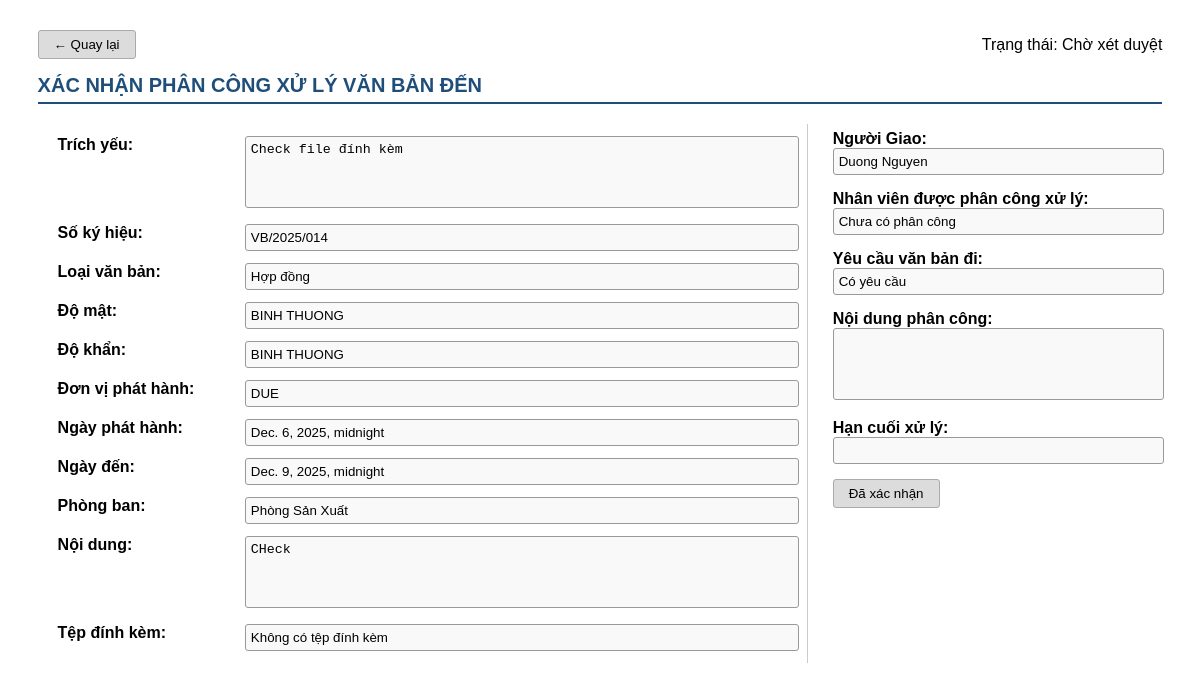
The page /vanbanden/xacnhan/14/ (signed in) on the database as committed earlier.
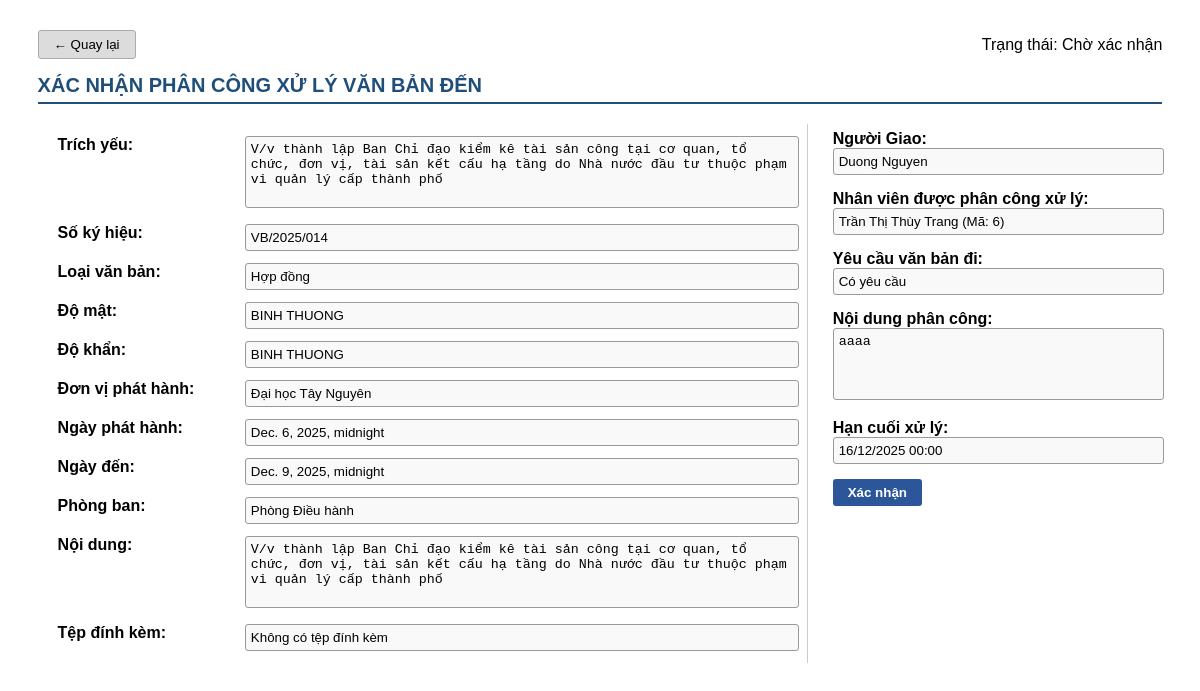
The same page on the database as committed later.
### QLVB/models.py (models this page shows, shortened)
class VanBanDen(models.Model):
    SoHieu = models.CharField("Số hiệu", max_length=100)
    TrichYeu = models.CharField("Trích yếu", max_length=250)
    LoaiVBDen = models.CharField("Loại văn bản", max_length=100)
    DonViPhatHanh = models.CharField("Đơn vị phát hành", max_length=250)
    NgayBanHanh = models.DateTimeField("Ngày ban hành", null=True, blank=True)
    NgayDen = models.DateTimeField("Ngày đến", null=True, blank=True)
    NoiDung = models.CharField("Nội dung tóm tắt", max_length=500, null=True, blank=True)
    DoKhan = models.CharField(max_length=20, choices=DOKHAN_CHOICES, default='BINH THUONG')
    DoMat = models.CharField(max_length=20, choices=DOMAT_CHOICES, default='BINH THUONG')
    TrangThai = models.CharField("Trạng thái", max_length=50, null=True, blank=True, default='Chờ xét duyệt')
    FileDinhKem = models.FileField(upload_to='vanbanden/', blank=True, null=True)
    MaNhanVien = models.ForeignKey(settings.AUTH_USER_MODEL, on_delete=models.CASCADE,verbose_name="Người tiếp nhận")
    MaPhongBan = models.ForeignKey(PhongBan, on_delete=models.CASCADE,verbose_name="Phòng ban")
    NgayTao = models.DateTimeField(auto_now_add=True)
    YeuCauVBDi = models.IntegerField(choices=[(0, 'Không yêu cầu'), (1, 'Có yêu cầu')], default=0)
    NguoiNhanTrinhKy = models.ForeignKey(
        settings.AUTH_USER_MODEL,
        on_delete=models.CASCADE,
        null=True,
        blank=True,
        related_name='vanbanden_trinhky',
        verbose_name='Người Nhận Trình Ký'
    )
    class Meta:
        verbose_name = "Văn bản đến"
        verbose_name_plural = "Văn bản đến"
        permissions = [
            ("tao_vanbanden", "Tạo văn bản đến"),
            ("sua_vanbanden", "Sửa văn bản đến"),
            ("xemchitiet_vanbanden", "Xem chi tiết văn bản đến"),
            ("xemdanhsach_vanbanden", "Xem danh sách văn bản đến"),
            ("phancong_vanbanden", "Phân công nhân viên (văn bản đến)"),
            ("xetduyet_vanbanden", "Xét duyệt văn bản đến"),
            ("capnhat_trangthai_cv_vbden", "Cập nhật trạng thái công việc"),
            ("xem_nhatky_vanbanden", "Xem nhật ký hoạt động văn bản đến"),
        ]

class PhongBan(models.Model):
    TenPhongBan = models.CharField(max_length=100, unique=True)
    Email = models.EmailField(unique=True)
    class Meta:
        verbose_name = "Phòng ban"
        verbose_name_plural = "Phòng ban"

class PhanCongCongViec(models.Model):
   TieuDe = models.CharField("Tiêu đề", max_length=100)
   MoTa = models.TextField("Mô tả", max_length=500)
   NgayTao = models.DateTimeField(auto_now_add=True)
   HanChot = models.DateTimeField("Hạn chót")
   NguoiGiao = models.ForeignKey(settings.AUTH_USER_MODEL, on_delete=models.CASCADE, related_name='cv_giao', verbose_name="Người giao")
   NguoiNhan = models.ForeignKey(settings.AUTH_USER_MODEL, on_delete=models.CASCADE, related_name='cv_nhan', verbose_name="Người nhận")
   VanBanDen = models.ForeignKey(VanBanDen, on_delete=models.CASCADE, null=True, blank=True)
   VanBanDi = models.ForeignKey(VanBanDi, on_delete=models.CASCADE, null=True, blank=True)
   TrangThai = models.CharField(
       max_length=50,
       choices=TrangThaiCongViec.choices,
       default=TrangThaiCongViec.CHO_XET_DUYET
   )
   class TrangThai(models.TextChoices):
       CHO_XET_DUYET = "Chờ xét duyệt", "CHỜ XÉT DUYỆT"
       BI_TU_CHOI = "Bị từ chối", "BỊ TỪ CHỐI"
       CHO_PHAN_CONG = "Chờ phân công", "CHỜ PHÂN CÔNG"
       CHO_XAC_NHAN = "Chờ xác nhận", "CHỜ XÁC NHẬN"
       DANG_XU_LY = "Đang xử lý", "ĐANG XỬ LÝ"
       HOAN_THANH = "Hoàn thành", "HOÀN THÀNH"
       CHO_BAN_HANH = "Chờ ban hành", "CHỜ BAN HÀN"
       DA_BAN_HANH = "Đã ban hành", "ĐÃ BAN HÀNH"
   TrangThai = models.CharField(max_length=50, choices=TrangThai.choices, default=TrangThai.CHO_XET_DUYET)

### accounts/models.py (models this page shows, shortened)
class User(AbstractUser):
    ho_ten = models.CharField("Họ tên", max_length=100, blank=True, null=True)
    sdt = models.CharField("Số điện thoại", max_length=15, blank=True, null=True)
    email = models.EmailField("Email", unique=True, blank=True, default='')
    VAITRO_CHOICES = [
        ('NV', 'Nhân Viên'), ('QL', 'Quản Lý'),
        ('VT', 'Văn Thư'), ('TP', 'Trưởng Phòng'),
    ]
    vai_tro = models.CharField("Vai trò", max_length=2, choices=VAITRO_CHOICES, blank=True, null=True)
    ma_phong_ban = models.ForeignKey(
        'QLVB.PhongBan',  # ← Đổi thành chuỗi 'app_label.ModelName'
        on_delete=models.SET_NULL,
        null=True,
        blank=True,
        related_name='nhan_viens',
        verbose_name="Phòng ban"
    )
    class Meta:
        verbose_name = "Nhân viên"
        verbose_name_plural = "Nhân viên"  # đã bỏ dấu chấm thừa

### QLVB/views.py (the view, shortened to what this page needs)
# urls.py: path('vanbanden/xacnhan/<int:vb_id>/', views.xac_nhan_phan_cong_vbden, name='xac_nhan_phan_cong_vbden'),
@login_required
@permission_required('QLVB.capnhat_trangthai_cv_vbden', raise_exception=True)
def xac_nhan_phan_cong_vbden(request, vb_id):
    vb = get_object_or_404(VanBanDen, id=vb_id)
    nhanvien = request.user
    phan_cong = PhanCongCongViec.objects.filter(
        VanBanDen=vb,
        NguoiNhan=nhanvien
    ).order_by("-NgayTao").first()
    context = {
        "vb": vb,
        "nhanvien": nhanvien,
        "phan_cong": phan_cong,
    }
    return render(
        request,
        "vanbanden/xacnhan_phancong_vbden.html",
        context
    )

### QLVB/views.py (called while the page is built)
def global_notifications(request):
    now = timezone.now()
    start_of_week = now - timedelta(days=now.weekday())
    today_notifications = ThongBao.objects.filter(NgayTao__date=now.date())
    week_notifications = ThongBao.objects.filter(NgayTao__gte=start_of_week, NgayTao__lt=now.date())
    old_notifications = ThongBao.objects.filter(NgayTao__lt=start_of_week)
    notification_count = ThongBao.objects.count()
    return {
        'today_notifications': today_notifications,
        'week_notifications': week_notifications,
        'old_notifications': old_notifications,
        'notification_count': notification_count
    }

### QLVB/templates/vanbanden/xacnhan_phancong_vbden.html (shortened to what this page needs)
{% extends "base_toast.html" %}
{% load static %}
{% block content %}
<div class="container">
    <div class="header-buttons">
        <div>
            <button class="btn-gray" onclick="window.location.href='{% url 'danh_sach_van_ban_den' %}'">
                ← Quay lại
            </button>
        </div>
        <div>Trạng thái: {{ vb.TrangThai }}</div>
    </div>
    <div class="title">XÁC NHẬN PHÂN CÔNG XỬ LÝ VĂN BẢN ĐẾN</div>
    <form method="post">
        <table style="width:100%;">
            <tr>
                <td style="width: 65%; vertical-align: top;">
                    <table style="width:100%;">
                        <tr>
                            <td style="width:25%;"><label>Trích yếu:</label></td>
                            <td><textarea readonly>{{ vb.TrichYeu }}</textarea></td>
                        </tr>
                        <tr>
                            <td><label>Số ký hiệu:</label></td>
                            <td><input type="text" readonly value="{{ vb.SoHieu }}"></td>
                        </tr>
                        <tr>
                            <td><label>Loại văn bản:</label></td>
                            <td><input type="text" readonly value="{{ vb.LoaiVBDen }}"></td>
                        </tr>
                        <tr>
                            <td><label>Độ mật:</label></td>
                            <td><input type="text" readonly value="{{ vb.DoMat }}"></td>
                        </tr>
                        <tr>
                            <td><label>Độ khẩn:</label></td>
                            <td><input type="text" readonly value="{{ vb.DoKhan }}"></td>
                        </tr>
                        <tr>
                            <td><label>Đơn vị phát hành:</label></td>
                            <td><input type="text" readonly value="{{ vb.DonViPhatHanh }}"></td>
                        </tr>
                        <tr>
                            <td><label>Ngày phát hành:</label></td>
                            <td><input type="text" readonly value="{{ vb.NgayBanHanh }}"></td>
                        </tr>
                        <tr>
                            <td><label>Ngày đến:</label></td>
                            <td><input type="text" readonly value="{{ vb.NgayDen }}"></td>
                        </tr>
                        <tr>
                            <td><label>Phòng ban:</label></td>
                            <td><input type="text" readonly value="{{ vb.MaPhongBan.TenPhongBan }}"></td>
                        </tr>
                        <tr>
                            <td><label>Nội dung:</label></td>
                            <td><textarea readonly>{{ vb.NoiDung }}</textarea></td>
                        </tr>
                        <tr>
                            <td><label>Tệp đính kèm:</label></td>
                            <td>
                                {% if vb.TepDinhKem %}
                                <a href="{{ vb.TepDinhKem.url }}" target="_blank">{{ vb.TepDinhKem.name }}</a>
                                {% else %}
                                <input type="text" readonly value="Không có tệp đính kèm">
                                {% endif %}
                            </td>
                        </tr>
                    </table>
                </td>
                <td class="right-panel">
                    {% if vb.NguoiNhanTrinhKy %}
                    <div class="info-box">
                        <label>Người Giao:</label>
                        <input type="text" readonly value="{{ vb.NguoiNhanTrinhKy.ho_ten }}">
                    </div>
                    {% else %}
                    <div class="info-box">
                        <label>Người Giao:</label>
                        <input type="text" readonly value="None">
                    </div>
                    {% endif %}
                    {% if phan_cong %}
                    <div class="info-box">
                        <label>Nhân viên được phân công xử lý:</label>
                        <input type="text" readonly
                               value="{{ phan_cong.NguoiNhan.ho_ten|default:phan_cong.NguoiNhan.username }} (Mã: {{ phan_cong.NguoiNhan.id }})">
                    </div>
                    {% else %}
                    <div class="info-box">
                        <label>Nhân viên được phân công xử lý:</label>
                        <input type="text" readonly value="Chưa có phân công">
                    </div>
                    {% endif %}
                    <div class="info-box">
                        <label>Yêu cầu văn bản đi:</label>
                        <input type="text" readonly value="{{ vb.get_YeuCauVBDi_display }}">
                    </div>
                    <div class="info-box">
                        <label>Nội dung phân công:</label>
                        <textarea readonly>{{ phan_cong.MoTa }}</textarea>
                    </div>
                    <div class="info-box">
                        <label>Hạn cuối xử lý:</label>
                        <input type="text" readonly value="{{ phan_cong.HanChot|date:'d/m/Y H:i' }}">
                    </div>
                    {% if phan_cong and phan_cong.TrangThai == "Chờ xác nhận" %}
                        <button type="submit" name="action" value="confirm" class="btn-blue">
                            Xác nhận
                        </button>
                        {% else %}
                        <button class="btn-gray" disabled>
                            Đã xác nhận
                        </button>
                    {% endif %}
                </td>
            </tr>
        </table>
    </form>
</div>
{% endblock %}

### templates/base_toast.html (shortened to what this page needs)
<!DOCTYPE html>
<html lang="vi">
    <head>
</head>
    <body>
        {% block content %}{% endblock %}
    </body>
</html>

### QLVB/templates/vanbanden/xacnhan_phancong_vbden.html (style rules this page uses)
.container { margin: 30px auto; width: 95%; font-family: Arial, sans-serif; }
.btn-blue { background-color: #2b579a; color: #fff; border: none; padding: 6px 15px; border-radius: 3px; font-weight: bold; cursor: pointer; }
.btn-gray { background-color: #dcdcdc; border: 1px solid #aaa; padding: 6px 15px; border-radius: 3px; cursor: pointer; text-decoration: none; color: inherit; }
.header-buttons { display: flex; justify-content: space-between; align-items: center; margin-bottom: 15px; }
.title { border-bottom: 2px solid #1e4e79; font-size: 20px; font-weight: bold; padding-bottom: 5px; margin-bottom: 20px; color: #1e4e79; }
table { width: 100%; border-collapse: collapse; }
td { padding: 6px 10px; vertical-align: top; }
label { font-weight: bold; }
input[type="text"], textarea, select { width: 100%; border: 1px solid #999; padding: 5px; border-radius: 3px; background-color: #f9f9f9; }
textarea { height: 60px; resize: none; }
.right-panel { border-left: 1px solid #ccc; padding-left: 25px; width: 30%; vertical-align: top; }
.info-box { margin-bottom: 15px; }

Rows that differ between the two databases and show on the page:
changed VanBanDen "Hợp đồng": TrangThai "Chờ xét duyệt" → "Chờ xác nhận"; TrichYeu "Check file đính kèm" → "V/v thành lập Ban Chỉ đạo kiểm kê tài sản công tại cơ quan, tổ chức, đơn vị, tài sản kết cấu hạ tầng do Nhà nước đầu tư thuộc phạm vi quản lý cấp thành phố"; DonViPhatHanh "DUE" → "Đại học Tây Nguyên"; MaPhongBan.TenPhongBan "Phòng Sản Xuất" → "Phòng Điều hành"; NoiDung "CHeck" → "V/v thành lập Ban Chỉ đạo kiểm kê tài sản công tại cơ quan, tổ chức, đơn vị, tài sản kết cấu hạ tầng do Nhà nước đầu tư thuộc phạm vi quản lý cấp thành phố"
added PhanCongCongViec: NguoiNhan.ho_ten "Trần Thị Thùy Trang (Mã: 6)", MoTa "aaaa", HanChot "16/12/2025 00:00"
Other text that changed with them:
form field value: "Chưa có phân công" → (not shown)
text no longer shown: "Đã xác nhận"
text now shown: "Xác nhận"
